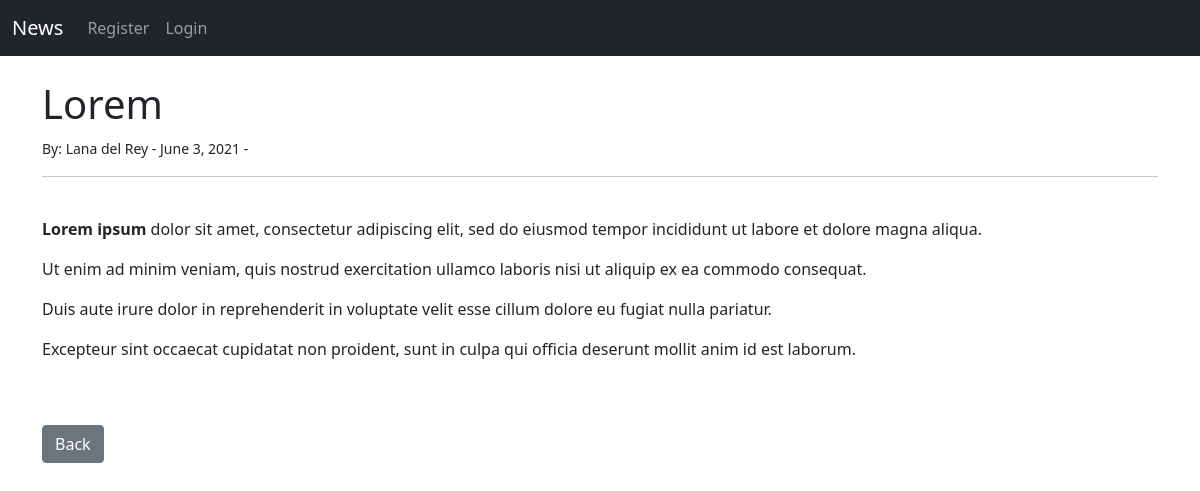
The app's page /article/10 with its own data.
### mynews/models.py (models this page shows, shortened)
class Post(models.Model):
	title = models.CharField(max_length = 255)
	title_tag = models.CharField(max_length = 255)
	author = models.ForeignKey(User, on_delete = models.CASCADE)
	body = models.TextField()
	post_date = models.DateField(auto_now_add=True)

### mynews/views.py (the view)
# urls.py: path('article/<int:pk>', ArticleDetailView.as_view(), name = 'article-detail'),
class ArticleDetailView(DetailView):
	model = Post
	template_name = 'article_details.html'

### mynews/templates/article_details.html (shortened to what this page needs)
{% extends 'base.html' %}
{% block content %}
<h1> {{ post.title }} </h1>
<small> By:
	{{ post.author.first_name }}
	{{ post.author.last_name }} -
	{{ post.post_date }} -
	</small><br/>
<hr>
<br/>
{{ post.body|safe }}
<br/>   <br/>
<a href="{% url 'home' %}" class="btn btn-secondary"> Back </a>
{% endblock %}

### records on screen
Post: title "Lorem", author.first_name "Lana", author.last_name "del Rey", post_date "June 3, 2021", body "Lorem ipsum dolor sit amet, consectetur adipiscing elit, sed do eiusmod tempor incididunt ut labore et dolore magna aliqua. Ut enim ad minim veniam, quis nostrud exercitation ullamco laboris nisi ut aliquip ex ea commodo consequat. Duis aute irure dolor in reprehenderit in voluptate velit esse cillum dolore eu fugiat nulla pariatur. Excepteur sint occaecat cupidatat non proident, sunt in culpa qui officia deserunt mollit anim id est laborum."
